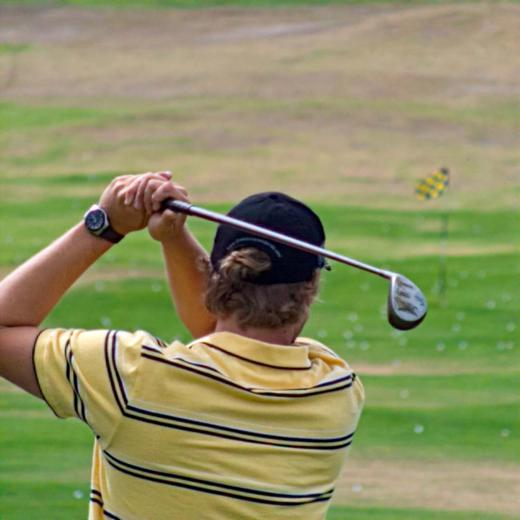
%> input picture data/input/lytro_01/lytro_01_A.jpg, 520 x 520 px, given in place of ., which was not available
$ octave generate_fused_images.m   (GNU Octave 9; MATLAB toolbox functions it lacks are replaced by stand-ins)
%> lines starting %> are read from the running program, lines starting %| are printed output that depends on the picture; pictures that were not available may be replaced by others from this repository, and a replacement may not be noted
### src/crop_pow2.m
function croppedImage = crop_pow2(image)
    % Determine the desired size for the cropped image
    desiredSize = 2^floor(log2(min(size(image))));

    % Calculate the crop boundaries
    centerRow = size(image, 1) / 2;
    centerCol = size(image, 2) / 2;
    startRow = round(centerRow - desiredSize/2) + 1;
    endRow = startRow + desiredSize - 1;
    startCol = round(centerCol - desiredSize/2) + 1;
    endCol = startCol + desiredSize - 1;

    % Perform the crop operation
    croppedImage = image(startRow:endRow, startCol:endCol, :);
end

### src/wt_fusion.m
% implementation of Hui Li et al. (1994) doi: 10.1109/ICIP.1994.413273
function fused_image = wt_fusion(I_1, I_2, debug)

    if nargin < 3
        debug = false;
    end

    image_a = cast(I_1, "double");
    image_b = cast(I_2, "double");

    fused_avg = (image_a + image_b)/2;

    wt_a = haar_wt(image_a);
    wt_b = haar_wt(image_b);

    % area-based maximum selection and consistency verification
    bin_map = double( abs(wt_a) > abs(wt_b) );
    bin_map( abs(wt_a) == abs(wt_b) ) = 0.5;
    bin_map_filtered = majority_filter(bin_map);

    fused_wt_max = wt_b;
    fused_wt_max(bin_map_filtered) = wt_a(bin_map_filtered);

    fused_image = haar_iwt(fused_wt_max);

    if debug
        dipshow(image_a);
        dipshow(image_b);
        dipshow(fused_avg);

        dipshow(mat2im(wt_a), 'percentile');
        dipshow(mat2im(wt_b), 'percentile');
        dipshow(mat2im(fused_wt_max), 'percentile');

        dipshow(mat2im(fused_image), 'normal');
    end
end

### src/haar_wt.m
function w_image = haar_wt(image)

    level = floor(log2(min(size(image,[1 2]))));
    w_image = image(1:2^level, 1:2^level);

    % set the wavelet type to haar
    wavename = 'haar';

    % use dwt2() to implement full 2D wavelet decomposition
    for j=level-1:-1:0

        % Select the coarse scale (subimage)
        Coarse = w_image(1:2^(j+1) , 1:2^(j+1));

        % apply dwt2 to coarse scale
        [cA,cH,cV,cD] = dwt2(Coarse, wavename);

        % Build-up the wavelet component according to Figure 1 in labwork
        % cA->T_phi, cH->T^H_psi, cV->T^V_psi, cD->T^D_psi
        wcomp = [cA,cH; cV,cD];

        % Substitute wavelet component into coarse scale
        w_image(1:2^(j+1),1:2^(j+1)) = wcomp;

    end
end

### src/majority_filter.m
function filtered_map = majority_filter(binary_map)
    % Input:
    %   binary_map: (logical) array with values in range [0,1]
    % Output:
    %   filtered_map: logical array

    filter_size = 3;
    kernel = ones(filter_size, filter_size);
    count = imfilter(binary_map, kernel, 0.5);

    % Removes all equal/undesided cases
    filtered_map = logical(binary_map);

    % Flip center pixel if majority of surrouding is from other image
    flip_to_b = binary_map & count <= filter_size^2/2;
    filtered_map(flip_to_b) = false;
    flip_to_a = ~binary_map & count >= filter_size^2/2;
    filtered_map(flip_to_a) = true;

end

### src/haar_iwt.m
function iw_image = haar_iwt(w_image)
    % Create a copy of the wavelet decomposed image
    iw_image = w_image;

    level = floor(log2(min(size(w_image,[1 2]))));

    % set the wavelet type to haar
    wavename = 'haar';

    % Use idwt2() to implement full 2D wavelet reconstruction
    for j = 0:level-1

        % Select the coarse scale (subimage)
        Coarse = iw_image(1:2^(j+1) , 1:2^(j+1));

        % Set the coarse scale size
        cA=Coarse(1:size(Coarse,1)/2,1:size(Coarse,2)/2);
        cH=Coarse(1:size(Coarse,1)/2,size(Coarse,2)/2+1:size(Coarse,2));
        cV=Coarse(size(Coarse,1)/2+1:size(Coarse,1),1:size(Coarse,2)/2);
        cD=Coarse(size(Coarse,1)/2+1:size(Coarse,1),size(Coarse,2)/2+1:size(Coarse,2));

        % Apply idwt2 to coarse scale
        % Carefully choose cA and details matrices cH, cV, and cD
        wcomp = idwt2(cA, cH, cV, cD, wavename);

        % Substitute wavelet component into coarse scale
        iw_image(1:2^(j+1) , 1:2^(j+1)) = wcomp;
    end
end

### src/gf_fusion.m
% implementation of Shutao Li (2013) doi: 10.1109/TIP.2013.2244222
function fused_image = gf_fusion(I_1, I_2, debug)

    if nargin < 3
        debug = false;
    end

    I_1 = cast(I_1, "double");
    I_2 = cast(I_2, "double");

    size_Z = 31;
    Z = ones(size_Z, size_Z)/size_Z^2;
    B_1 = imfilter(I_1,Z,'symmetric','conv');
    B_2 = imfilter(I_2,Z,'symmetric','conv');

    D_1 = I_1 - B_1;
    D_2 = I_2 - B_2;

    L = [0 1 0; 1 -4 1; 0 1 0];
    H_1 = imfilter(I_1,L,'symmetric','conv');
    H_2 = imfilter(I_2,L,'symmetric','conv');
    % check different implementation laplacian,
    % https://nl.mathworks.com/help/images/ref/fspecial.html
    % https://nl.mathworks.com/help/images/ref/locallapfilt.html

    r_g = 5; s_g = 5;
    g = fspecial('gaussian', [2*r_g+1,2*r_g+1], s_g);
    S_1 = imfilter(abs(H_1),g,'symmetric','conv');
    S_2 = imfilter(abs(H_2),g,'symmetric','conv');

    P_1 = S_1 >= S_2;
    P_2 = S_1 <= S_2;

    r1 = 15; eps1 = 0.3;
    r2 = 10; eps2 = 1e-6;
    W_B_1 = guided_filter(P_1, I_1, r1, eps1);
    W_B_2 = guided_filter(P_2, I_2, r1, eps1);
    W_D_1 = guided_filter(P_1, I_1, r2, eps2);
    W_D_2 = guided_filter(P_2, I_2, r2, eps2);

    W_B_exp = exp(W_B_1) + exp(W_B_2);
    W_D_exp = exp(W_D_1) + exp(W_D_2);

    W_B_1 = exp(W_B_1) ./ W_B_exp;
    W_B_2 = exp(W_B_2) ./ W_B_exp;
    W_D_1 = exp(W_D_1) ./ W_D_exp;
    W_D_2 = exp(W_D_2) ./ W_D_exp;

    B_hat = W_B_1 .* B_1 + W_B_2 .* B_2;
    D_hat = W_D_1 .* D_1 + W_D_2 .* D_2;
    fused_image = B_hat + D_hat;

    if debug
        dipshow(I_1)
        title("Original Image 1")
        dipshow(I_2);
        title("Original Image 2")

        dipshow(B_1,'normal');
        title('Base Layer 1')
        dipshow(B_2,'normal');
        title('Base Layer 2')

        dipshow(D_1,'lin')
        title('Detail Layer 1')
        dipshow(D_2,'lin')
        title('Detail Layer 2')

        dipshow(H_1,'lin');
        dipshow(H_2,'lin');

        dipshow(S_1,'lin');
        title('Saliency map 1')
        dipshow(S_2,'lin');
        title('Saliency map 2')

        dipshow(P_1);
        dipshow(P_2);

        dipshow(W_B_1, 'lin');
        dipshow(W_B_2, 'lin');
        dipshow(W_D_1, 'lin');
        dipshow(W_D_2, 'lin');
    end
end

### src/guided_filter.m
function O = guided_filter(P, I, r, eps)

    w = 2*r+1;

    avg_kernel = fspecial('average',[w, w]);
    mu = imfilter(I, avg_kernel, 'symmetric', 'conv');
    delta = stdfilt(I, ones(w, w)) .^ 2;
    Pw_mean = imfilter(P, avg_kernel, 'symmetric', 'conv');
    I_times_P_avg = imfilter(I.*P, avg_kernel, 'symmetric', 'conv');

    %dipshow(I_times_P_avg, 'lin');
    %dipshow(mu.*Pw_mean, 'lin');

    a = (I_times_P_avg - mu.*Pw_mean) ./ (delta + eps);
    b = Pw_mean - a.*mu;

    a_mean = imfilter(a, avg_kernel, 'symmetric', 'conv');
    b_mean = imfilter(b, avg_kernel, 'symmetric', 'conv');
    O = a_mean.*I + b_mean;

% [25 lines of commented-out code are left out]

end

### src/config_images.m
function imgs=config_images(path)


    img_lytro =[[strcat(path,"/lytro_01/lytro_01_A.jpg"), strcat(path,"/lytro_01/lytro_01_B.jpg")],...
                [strcat(path,"/lytro_02/lytro_02_A.jpg"), strcat(path,"/lytro_02/lytro_02_B.jpg")],...
                [strcat(path,"/lytro_03/lytro_03_A.jpg"), strcat(path,"/lytro_03/lytro_03_B.jpg")],...
                [strcat(path,"/lytro_04/lytro_04_A.jpg"), strcat(path,"/lytro_04/lytro_04_B.jpg")],...
                [strcat(path,"/lytro_05/lytro_05_A.jpg"), strcat(path,"/lytro_05/lytro_05_B.jpg")],...
                [strcat(path,"/lytro_06/lytro_06_A.jpg"), strcat(path,"/lytro_06/lytro_06_B.jpg")],...
                [strcat(path,"/lytro_07/lytro_07_A.jpg"), strcat(path,"/lytro_07/lytro_07_B.jpg")],...
                [strcat(path,"/lytro_08/lytro_08_A.jpg"), strcat(path,"/lytro_08/lytro_08_B.jpg")],...
                [strcat(path,"/lytro_09/lytro_09_A.jpg"), strcat(path,"/lytro_09/lytro_09_B.jpg")],...
                [strcat(path,"/lytro_10/lytro_10_A.jpg"), strcat(path,"/lytro_10/lytro_10_B.jpg")],...
                [strcat(path,"/lytro_11/lytro_11_A.jpg"), strcat(path,"/lytro_11/lytro_11_B.jpg")],...
                [strcat(path,"/lytro_12/lytro_12_A.jpg"), strcat(path,"/lytro_12/lytro_12_B.jpg")],...
                [strcat(path,"/lytro_13/lytro_13_A.jpg"), strcat(path,"/lytro_13/lytro_13_B.jpg")],...
                [strcat(path,"/lytro_14/lytro_14_A.jpg"), strcat(path,"/lytro_14/lytro_14_B.jpg")],...
                [strcat(path,"/lytro_15/lytro_15_A.jpg"), strcat(path,"/lytro_15/lytro_15_B.jpg")],...
                [strcat(path,"/lytro_16/lytro_16_A.jpg"), strcat(path,"/lytro_16/lytro_16_B.jpg")],...
                [strcat(path,"/lytro_17/lytro_17_A.jpg"), strcat(path,"/lytro_17/lytro_17_B.jpg")],...
                [strcat(path,"/lytro_18/lytro_18_A.jpg"), strcat(path,"/lytro_18/lytro_18_B.jpg")],...
                [strcat(path,"/lytro_19/lytro_19_A.jpg"), strcat(path,"/lytro_19/lytro_19_B.jpg")],...
                [strcat(path,"/lytro_20/lytro_20_A.jpg"), strcat(path,"/lytro_20/lytro_20_B.jpg")]];

    img_mffw = [[strcat(path,"/mffw_01/mffw_01_A.jpg"), strcat(path,"/mffw_01/mffw_01_B.jpg")],...
                [strcat(path,"/mffw_02/mffw_02_A.jpg"), strcat(path,"/mffw_02/mffw_02_B.jpg")],...
                [strcat(path,"/mffw_03/mffw_03_A.jpg"), strcat(path,"/mffw_03/mffw_03_B.jpg")],...
                [strcat(path,"/mffw_04/mffw_04_A.jpg"), strcat(path,"/mffw_04/mffw_04_B.jpg")],...
                [strcat(path,"/mffw_05/mffw_05_A.jpg"), strcat(path,"/mffw_05/mffw_05_B.jpg")],...
                [strcat(path,"/mffw_06/mffw_06_A.jpg"), strcat(path,"/mffw_06/mffw_06_B.jpg")],...
                [strcat(path,"/mffw_07/mffw_07_A.jpg"), strcat(path,"/mffw_07/mffw_07_B.jpg")],...
                [strcat(path,"/mffw_08/mffw_08_A.jpg"), strcat(path,"/mffw_08/mffw_08_B.jpg")],...
                [strcat(path,"/mffw_09/mffw_09_A.jpg"), strcat(path,"/mffw_09/mffw_09_B.jpg")],...
                [strcat(path,"/mffw_10/mffw_10_A.jpg"), strcat(path,"/mffw_10/mffw_10_B.jpg")],...
                [strcat(path,"/mffw_11/mffw_11_A.jpg"), strcat(path,"/mffw_11/mffw_11_B.jpg")],...
                [strcat(path,"/mffw_12/mffw_12_A.jpg"), strcat(path,"/mffw_12/mffw_12_B.jpg")],...
                [strcat(path,"/mffw_13/mffw_13_A.jpg"), strcat(path,"/mffw_13/mffw_13_B.jpg")]];

    img_mfi =  [[strcat(path,"/MFI-WHU_01/MFI-WHU_01_A.jpg"), strcat(path,"/MFI-WHU_01/MFI-WHU_01_B.jpg")],...
                [strcat(path,"/MFI-WHU_02/MFI-WHU_02_A.jpg"), strcat(path,"/MFI-WHU_02/MFI-WHU_02_B.jpg")],...
                [strcat(path,"/MFI-WHU_03/MFI-WHU_03_A.jpg"), strcat(path,"/MFI-WHU_03/MFI-WHU_03_B.jpg")],...
                [strcat(path,"/MFI-WHU_04/MFI-WHU_04_A.jpg"), strcat(path,"/MFI-WHU_04/MFI-WHU_04_B.jpg")],...
                [strcat(path,"/MFI-WHU_05/MFI-WHU_05_A.jpg"), strcat(path,"/MFI-WHU_05/MFI-WHU_05_B.jpg")],...
                [strcat(path,"/MFI-WHU_06/MFI-WHU_06_A.jpg"), strcat(path,"/MFI-WHU_06/MFI-WHU_06_B.jpg")],...
                [strcat(path,"/MFI-WHU_07/MFI-WHU_07_A.jpg"), strcat(path,"/MFI-WHU_07/MFI-WHU_07_B.jpg")],...
                [strcat(path,"/MFI-WHU_08/MFI-WHU_08_A.jpg"), strcat(path,"/MFI-WHU_08/MFI-WHU_08_B.jpg")],...
                [strcat(path,"/MFI-WHU_09/MFI-WHU_09_A.jpg"), strcat(path,"/MFI-WHU_09/MFI-WHU_09_B.jpg")],...
                [strcat(path,"/MFI-WHU_10/MFI-WHU_10_A.jpg"), strcat(path,"/MFI-WHU_10/MFI-WHU_10_B.jpg")],...
                [strcat(path,"/MFI-WHU_11/MFI-WHU_11_A.jpg"), strcat(path,"/MFI-WHU_11/MFI-WHU_11_B.jpg")],...
                [strcat(path,"/MFI-WHU_12/MFI-WHU_12_A.jpg"), strcat(path,"/MFI-WHU_12/MFI-WHU_12_B.jpg")],...
                [strcat(path,"/MFI-WHU_13/MFI-WHU_13_A.jpg"), strcat(path,"/MFI-WHU_13/MFI-WHU_13_B.jpg")],...
                [strcat(path,"/MFI-WHU_14/MFI-WHU_14_A.jpg"), strcat(path,"/MFI-WHU_14/MFI-WHU_14_B.jpg")],...
                [strcat(path,"/MFI-WHU_15/MFI-WHU_15_A.jpg"), strcat(path,"/MFI-WHU_15/MFI-WHU_15_B.jpg")],...
                [strcat(path,"/MFI-WHU_16/MFI-WHU_16_A.jpg"), strcat(path,"/MFI-WHU_16/MFI-WHU_16_B.jpg")],...
                [strcat(path,"/MFI-WHU_17/MFI-WHU_17_A.jpg"), strcat(path,"/MFI-WHU_17/MFI-WHU_17_B.jpg")],...
                [strcat(path,"/MFI-WHU_18/MFI-WHU_18_A.jpg"), strcat(path,"/MFI-WHU_18/MFI-WHU_18_B.jpg")],...
                [strcat(path,"/MFI-WHU_19/MFI-WHU_19_A.jpg"), strcat(path,"/MFI-WHU_19/MFI-WHU_19_B.jpg")],...
                [strcat(path,"/MFI-WHU_20/MFI-WHU_20_A.jpg"), strcat(path,"/MFI-WHU_20/MFI-WHU_20_B.jpg")],...
                [strcat(path,"/MFI-WHU_21/MFI-WHU_21_A.jpg"), strcat(path,"/MFI-WHU_21/MFI-WHU_21_B.jpg")],...
                [strcat(path,"/MFI-WHU_22/MFI-WHU_22_A.jpg"), strcat(path,"/MFI-WHU_22/MFI-WHU_22_B.jpg")],...
                [strcat(path,"/MFI-WHU_23/MFI-WHU_23_A.jpg"), strcat(path,"/MFI-WHU_23/MFI-WHU_23_B.jpg")],...
                [strcat(path,"/MFI-WHU_24/MFI-WHU_24_A.jpg"), strcat(path,"/MFI-WHU_24/MFI-WHU_24_B.jpg")],...
                [strcat(path,"/MFI-WHU_25/MFI-WHU_25_A.jpg"), strcat(path,"/MFI-WHU_25/MFI-WHU_25_B.jpg")],...
                [strcat(path,"/MFI-WHU_26/MFI-WHU_26_A.jpg"), strcat(path,"/MFI-WHU_26/MFI-WHU_26_B.jpg")],...
                [strcat(path,"/MFI-WHU_27/MFI-WHU_27_A.jpg"), strcat(path,"/MFI-WHU_27/MFI-WHU_27_B.jpg")],...
                [strcat(path,"/MFI-WHU_28/MFI-WHU_28_A.jpg"), strcat(path,"/MFI-WHU_28/MFI-WHU_28_B.jpg")],...
                [strcat(path,"/MFI-WHU_29/MFI-WHU_29_A.jpg"), strcat(path,"/MFI-WHU_29/MFI-WHU_29_B.jpg")],...
                [strcat(path,"/MFI-WHU_30/MFI-WHU_30_A.jpg"), strcat(path,"/MFI-WHU_30/MFI-WHU_30_B.jpg")]];


    imgs = [img_lytro, img_mffw, img_mfi];

end

### src/generate_fused_images.m
debug = false;
%runtime 1 minute, mainly write time

imgs = config_images('../data/input');
num_imgs=length(imgs)/2;
n = num_imgs;

for i = 1:n
    i_a = i*2-1;
    i_b = i*2;

    image_a = rgb2gray(imread(imgs(i_a)));
%> image_a: size 520x520 uint8; min 0, max 254, mean 136.9
    image_b = rgb2gray(imread(imgs(i_b)));

    image_a = crop_pow2(image_a);
    image_b = crop_pow2(image_b);

    fused_wt = cast(wt_fusion(image_a, image_b), "uint8");
%> the loop in haar_wt, `for j=level-1:-1:0` made 9 passes
%> (cA, cH, cV, cD) on pass 8: ([36713.3 38130.8; 31971.5 33410.1], [2608.7 1726.9; -246 -2768], [845.7 -1508.5; 776.4 -1117], [-1085.2 1327; 1214 -456.2])
%> (Coarse, cA, cH, cV, cD) on pass 9: ([36713.3 38130.8; 31971.5 33410.1], 70112.8, 4731.3, -1428, 10.55)
%> pass 1, in haar_wt, `[cA,cH,cV,cD] = dwt2(Coarse, wavename);`:
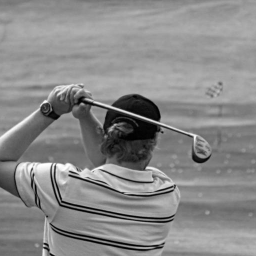
%> cA: size 256x256 double; min 2, max 506, mean 273.9; drawn with min black and max white
%> pass 1, in haar_wt, `[cA,cH,cV,cD] = dwt2(Coarse, wavename);`:
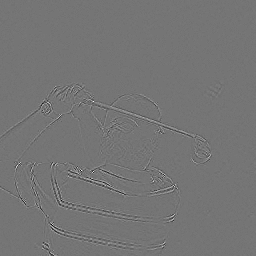
%> cD: size 256x256 double; min -28, max 33, mean 0; drawn with min black and max white
%> the loop in haar_wt (call 2), `for j=level-1:-1:0` made 9 passes
%> pass 1, in haar_wt (call 2), `wcomp = [cA,cH; cV,cD];`:
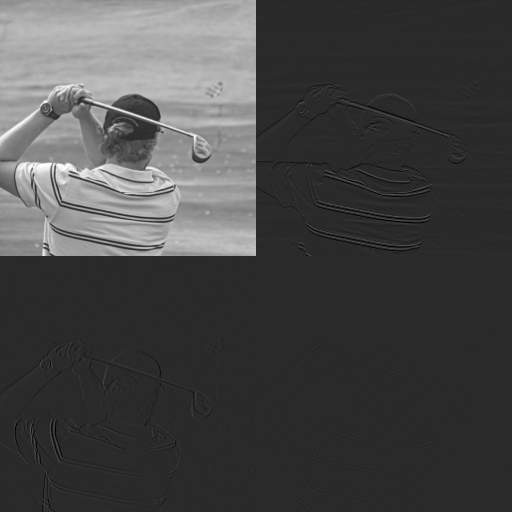
%> wcomp: size 512x512 double; min -101, max 506, mean 68.5; drawn with min black and max white
%> in wt_fusion, `bin_map = double( abs(wt_a) > abs(wt_b) );`: bin_map: size 512x512 double; every value is 0
%> in wt_fusion, `bin_map( abs(wt_a) == abs(wt_b) ) = 0.5;`: bin_map: size 512x512 double; every value is 0.5
%> in majority_filter, `count = imfilter(binary_map, kernel, 0.5);`: count: size 512x512 double; every value is 4.5
%> in majority_filter, `filtered_map = logical(binary_map);`: filtered_map: size 512x512 logical; every value is 1
%> in majority_filter, `filtered_map(flip_to_b) = false;`: filtered_map: size 512x512 logical; every value is 0
%> the loop in haar_iwt, `for j = 0:level-1` made 9 passes
%> (cA, cH, cV, cD, wcomp) on pass 1: (70112.8, 4731.3, -1428, 10.55, [36713.3 38130.8; 31971.5 33410.1])
    fused_gf = cast(gf_fusion(image_a, image_b), "uint8");
%> in gf_fusion, `B_1 = imfilter(I_1,Z,'symmetric','conv');`:
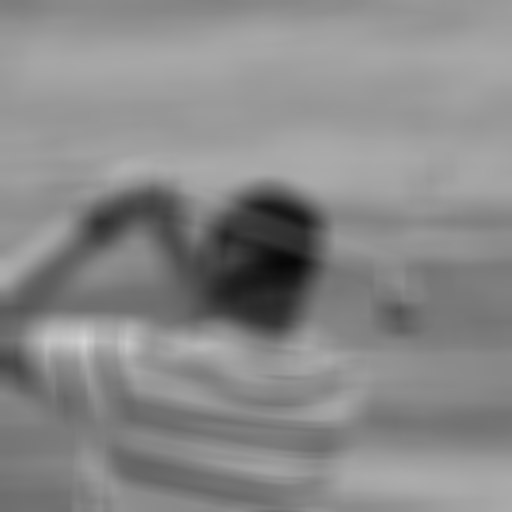
%> B_1: size 512x512 double; min 8.22, max 212.5, mean 136.9
%> in gf_fusion, `H_1 = imfilter(I_1,L,'symmetric','conv');`:
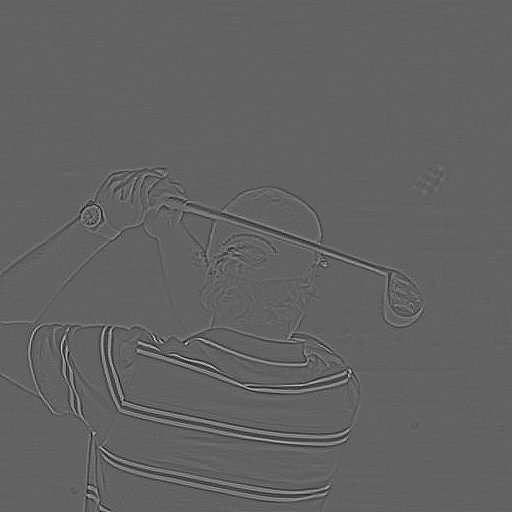
%> H_1: size 512x512 double; min -140, max 221, mean 0; drawn with min black and max white
%> in gf_fusion, `S_1 = imfilter(abs(H_1),g,'symmetric','conv');`:
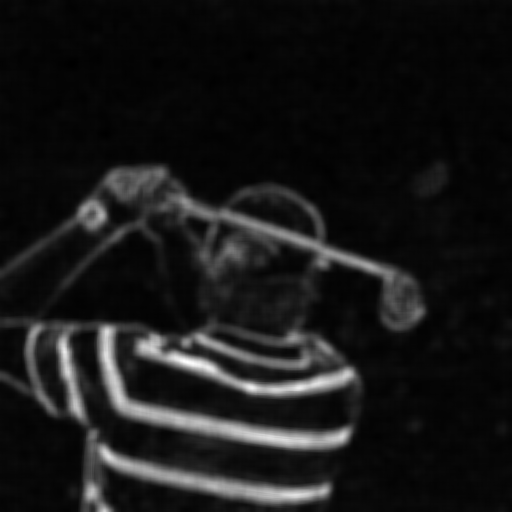
%> S_1: size 512x512 double; min 0.352, max 59.28, mean 6; drawn with min black and max white
%> in guided_filter, `b = Pw_mean - a.*mu;`: b: size 512x512 double; every value is 1
%> in guided_filter, `b_mean = imfilter(b, avg_kernel, 'symmetric', 'conv');`: b_mean: size 512x512 double; every value is 1
%> call 3 of guided_filter, with r = 10, eps = 1e-06
%> in guided_filter (call 3), `delta = stdfilt(I, ones(w, w)) .^ 2;`:
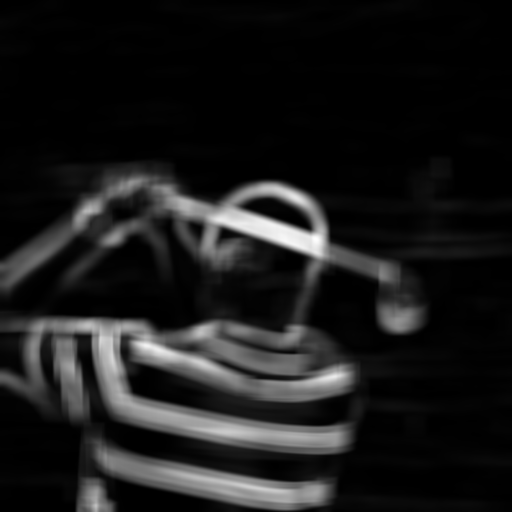
%> delta: size 512x512 double; min 2.76, max 5733.3, mean 612.5; drawn with min black and max white
%> in guided_filter (call 3), `b_mean = imfilter(b, avg_kernel, 'symmetric', 'conv');`: b_mean: size 512x512 double; every value is 1
%> in gf_fusion, `W_B_exp = exp(W_B_1) + exp(W_B_2);`: W_B_exp: size 512x512 double; every value is 5.44
%> in gf_fusion, `W_D_exp = exp(W_D_1) + exp(W_D_2);`: W_D_exp: size 512x512 double; every value is 5.44

    wv = 'haar';
    lv = floor(log2(min(size(image_a,[1 2]))));
%> lv = 9
%> (the run ends here)
